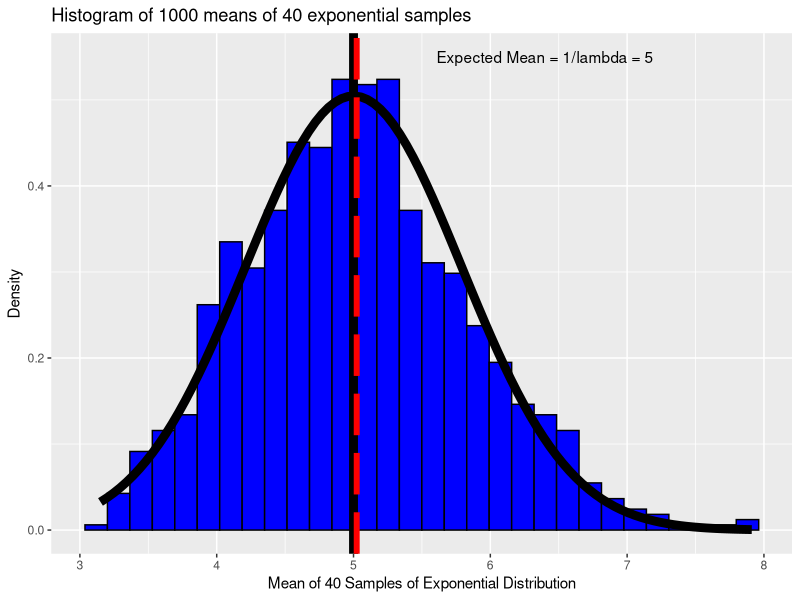

This chart was generated by the following R code:
## ---- chunk 1
library(ggplot2) #load ggplot2 package
set.seed(314) #set seed for reproducible results
## ---- chunk 2
nosim <- 1000
n <- 40
lambda <- 0.2
## ---- chunk 3
test <- function(n=n,lambda=lambda) mean(rexp(n, lambda))
dat <- data.frame(x = c(apply(matrix(n,nosim), 1, test,lambda)))
## ---- chunk 4
g <- ggplot(dat) + geom_histogram(aes(x=x,y=..density..), colour = "black", fill = "blue") 
g <- g + labs(title = "Histogram of 1000 means of 40 exponential samples")
g <- g + labs(x = "Mean of 40 Samples of Exponential Distribution") + labs(y = "Density")
g <- g + stat_function(fun = dnorm, size = 3, args = list(mean = 1/lambda, sd = 1/sqrt(n)/lambda))
g <- g + geom_vline(xintercept = 1/lambda, colour = "black", size = 3)
g <- g + geom_vline(xintercept = mean(dat$x), colour = "red", linetype = "longdash", size = 2)
g <- g + annotate("text", x = 6.4, y = 0.55, label = "Expected Mean = 1/lambda = 5")
g
## ---- chunk 5
exp_var <- round(1/(n*lambda^2),3)
calc_var <- round((sd(dat$x))^2,3)
print(c("Expected Variance =", exp_var))
print(c("Calculated Variance =", calc_var))
